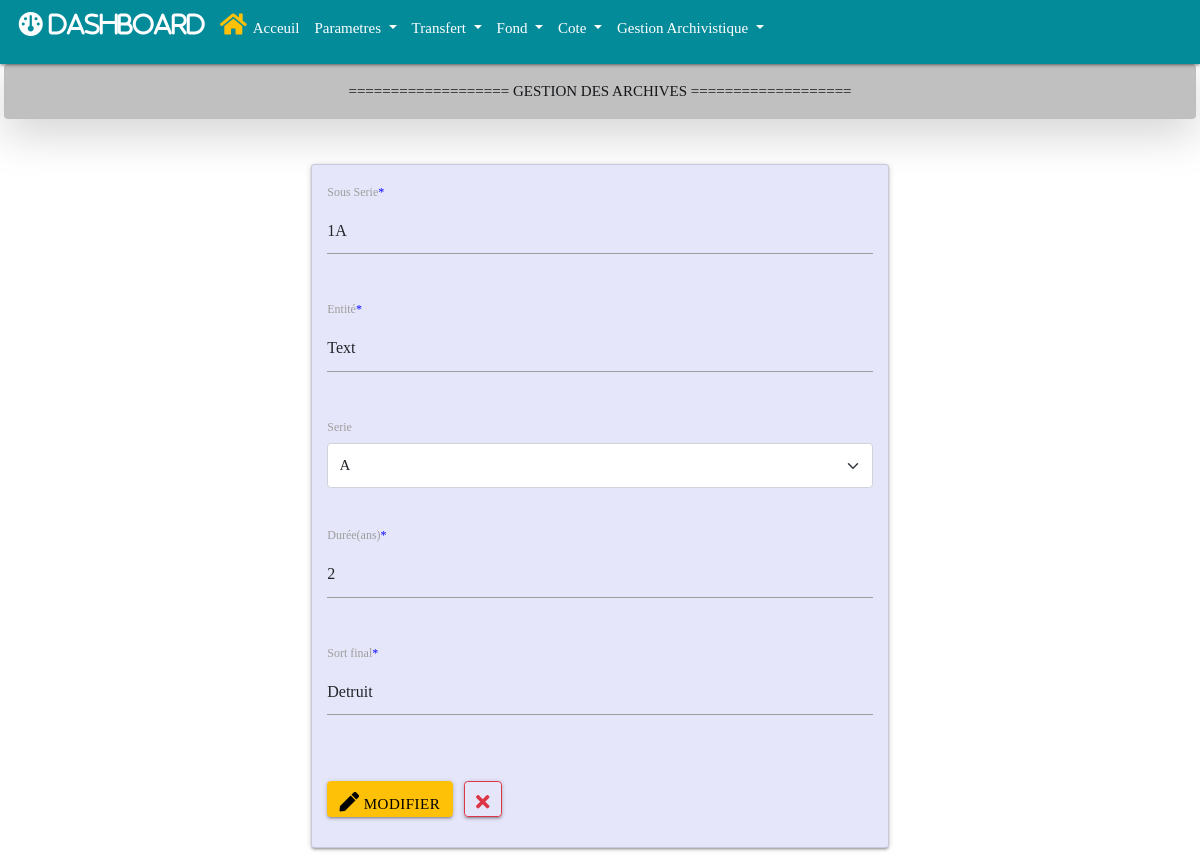
The page /fond/sousserie/edit/1 on the database its author committed.
### fond/models.py (models this page shows, shortened)
class Sous_serie(models.Model):
    sousserie = models.CharField(max_length=5, null=True, blank=True)
    entite = models.CharField(max_length=200, null=True, blank=True)
    serie = models.ForeignKey(Serie, null=True, blank=True, on_delete=models.CASCADE)
    duree = models.IntegerField()
    sort_final = models.CharField(max_length=200, null=True, blank=True)
    create_at = models.DateField(auto_now_add=True, null=True)
    modified_at = models.DateTimeField(auto_now_add=True)

class Serie(models.Model):
    serie = models.CharField(max_length=5, null=True, blank=True)
    entite = models.CharField(max_length=200, null=True, blank=True)
    create_at = models.DateField(auto_now_add=True, null=True)
    modified_at = models.DateTimeField(auto_now_add=True)
    def __str__(self):
        return self.serie

### fond/views.py (the view)
# urls.py: path('fond/sousserie/edit/<int:id>', views.edit_sousserie, name="edit_sousserie"),
def edit_sousserie(request, id):
    sousserie = Sous_serie.objects.get(id=id)
    if request.method == 'POST':
        form = Sous_serieForm(request.POST, instance=sousserie)
        if form.is_valid():
            form.save(id)
            messages.success(request, f"Sous Serie {sousserie} modifiéé avec succès !")
            return redirect('sousserie')
    else:
        form = Sous_serieForm(instance=sousserie)
    return render(request, 'fond/sousserie/edit.html',  {'form':form})

### fond/forms.py
class Sous_serieForm(forms.ModelForm):
    sousserie = forms.CharField(
        label='Sous Serie',
        widget=forms.TextInput(attrs={'placeholder': 'Sous Serie'})
    )
    entite = forms.CharField(
        label='Entité',
        widget=forms.TextInput(attrs={'placeholder': 'Entité'})
    )
    duree = forms.IntegerField(
        label='Durée(ans)',
        widget=forms.TextInput(attrs={'placeholder': 'Duree'})
    )
    sort_final = forms.CharField(
        label='Sort final',
        widget=forms.TextInput(attrs={'placeholder': 'Sort final'})
    )
    class  Meta:
        model = Sous_serie
        fields = '__all__'

### fond/templates/fond/sousserie/edit.html (shortened to what this page needs)
{% extends 'base.html' %}
{% load crispy_forms_tags %}
{% block main%}
   <div class="container mt-3 w-50">
      <form method="POST" style="background-color: #E6E6FA" class="card p-3 mt-5" autocomplete="off" enctype="multipart/form-data">
            <div class="row">
               {{form.sousserie|as_crispy_field}}
            </div>
            <div class="row">
               {{form.entite|as_crispy_field}}
            </div>
            <div class="row">
               {{form.serie|as_crispy_field}}
            </div>
            <div class="row">
               {{form.duree|as_crispy_field}}
            </div>
            <div class="row">
               {{form.sort_final|as_crispy_field}}
            </div>
         <div class="mt-4" style="width: 100p%;">
            <button style= "font-size: 15px;" type="submit" class="btn btn-warning mb-3">
            <i class="fas fa-pen"></i>&nbsp;Modifier
            </button>
            <a style= "font-size: 15px;" href="{% url 'sousserie' %}" type="button" class="btn btn-outline-danger mb-3 ms-2" style="wdith: 50px;" title="Close">
                  <i class="fas fa-times"></i>
            </a>
         </div>
      </form>
   </div>
{% endblock main%}

### archivages/static/css/styles.css (style rules this page uses)
* { padding: 0; margin: 0; box-sizing: border-box; list-style-type: none; text-decoration: none; font-family: "verdana"; }
.asteriskField { color: blue; }

### rows shown on the page
Sous_serie: sousserie "1A", entite "Text", duree "2", sort_final "Detruit"
Serie: serie "A"
